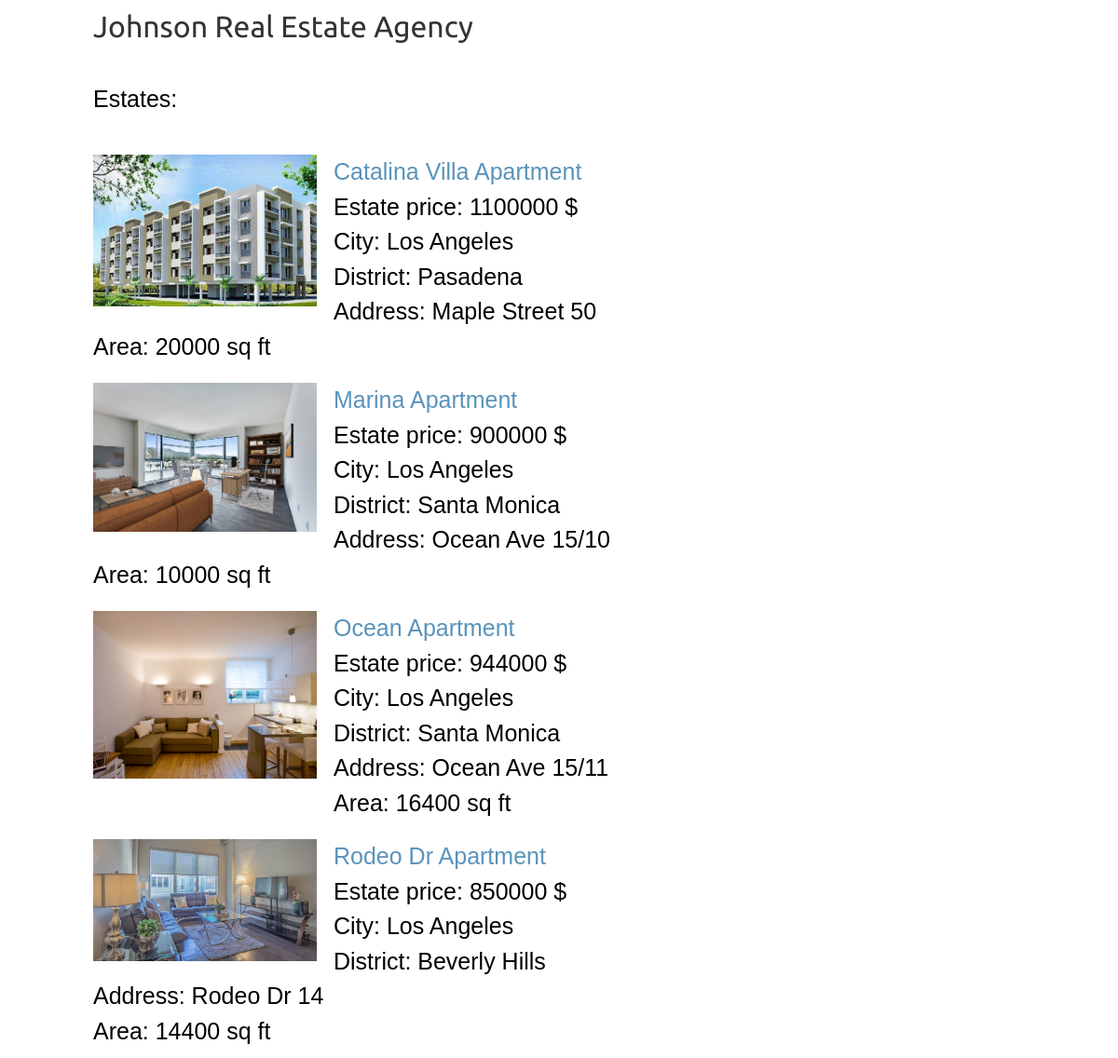
The page / on the database its author committed.
### agency/models.py (models this page shows, shortened)
class Estate(models.Model):
	name = models.CharField(max_length=200)
	employee = models.ForeignKey(Employee, related_name='estates', on_delete=models.CASCADE)
	city = models.CharField(max_length=200, db_index=True)
	district = models.CharField(max_length=200)
	adress = models.CharField(max_length=200)
	image1 = models.ImageField(upload_to='estates/%Y/%m/%d', blank=True)
	image2 = models.ImageField(upload_to='estates/%Y/%m/%d', blank=True)
	image3 = models.ImageField(upload_to='estates/%Y/%m/%d', blank=True)
	area = models.DecimalField(max_digits=20, decimal_places=0)
	price = models.DecimalField(max_digits=20, decimal_places=0)
	description = models.TextField(blank=True)
	class Meta:
		ordering = ('name',)
		verbose_name = 'estate'
		verbose_name_plural = 'estates'
	def get_absolute_url(self):
		return reverse('agency:estate_detail', args=[self.id])

### agency/views.py (the view)
# urls.py: path('', views.estate_list, name='estate_list'),
def estate_list(request):
	employee = None
	employees = Employee.objects.all()
	estates = Estate.objects.all()
	return render(request, 'agency/estate/list.html', {'employee': employee, 'employees': employees, 'estates': estates})

### agency/templates/agency/estate/list.html (shortened to what this page needs)
{% extends "agency/base.html" %}
{% load static %}
{% block content %}
	<div id="main" class="estate-list">
		<p class="estates_panel_header">Estates:</p>
		{% for estate in estates %}
			<div class="item">
				<a href="{{ estate.get_absolute_url }}">
					<img class="estate_detail_image" src="{% if estate.image1 %}{{ estate.image1.url }}{% else %}{% static "img/no_image.png" %}{% endif %}">
				</a>
				<a href="{{ estate.get_absolute_url }}">{{ estate.name }}</a><br>
				<div>
					Estate price: {{ estate.price }} $ <br>
					City: {{ estate.city }} <br>
					District: {{ estate.district }} <br>
					Address: {{ estate.adress }} <br>
					Area: {{ estate.area }} sq ft <br>
				</div>
			</div>
		{% endfor %}
	</div>
{% endblock %}

### agency/templates/agency/base.html (shortened to what this page needs)
{% load static %}
<!DOCTYPE html>
<html>
<head>
	<link href="{% static "css/base.css" %}" rel="stylesheet">
</head>
<body>
	<div id="header">
		<a href="/" class="logo">Johnson Real Estate Agency</a>
	</div>
	<div id="content">
		{% block content %}
		{% endblock %}
	</div>
</body>
</html>

### agency/static/css/base.css (style rules this page uses)
body { margin:0; padding:0; font-family:helvetica, sans-serif; }
a { text-decoration:none; color:#5993bb; }
#header { padding:10px 100px; font-size:18px; overflow:auto; }
#header .logo { font-family: 'Ubuntu', sans-serif; float:left; color:#333; font-size:32px; margin-right:10%; }
#content { padding:0 100px; overflow:hidden; }
#main { float:left; width: 96%; margin-right:-220px; overflow:hidden; }
.estate-list .estates_panel_header { width:100%; padding:10px 20px 10px 0; float:left; text-align:left; font-size:25px; }
.estate-list .item { width:100%; padding:10px 20px 10px 0; float:left; text-align:left; line-height:1.5; font-size:25px; }
.estate-list .item img { width:25%; margin-bottom:8px; margin-right:18px; float:left; }

### rows shown on the page
Estate: image1 (picture), name "Catalina Villa Apartment", price "1100000", city "Los Angeles", district "Pasadena", adress "Maple Street 50", area "20000"
Estate: image1 (picture), name "Marina Apartment", price "900000", city "Los Angeles", district "Santa Monica", adress "Ocean Ave 15/10", area "10000"
Estate: image1 (picture), name "Ocean Apartment", price "944000", city "Los Angeles", district "Santa Monica", adress "Ocean Ave 15/11", area "16400"
Estate: image1 (picture), name "Rodeo Dr Apartment", price "850000", city "Los Angeles", district "Beverly Hills", adress "Rodeo Dr 14", area "14400"
